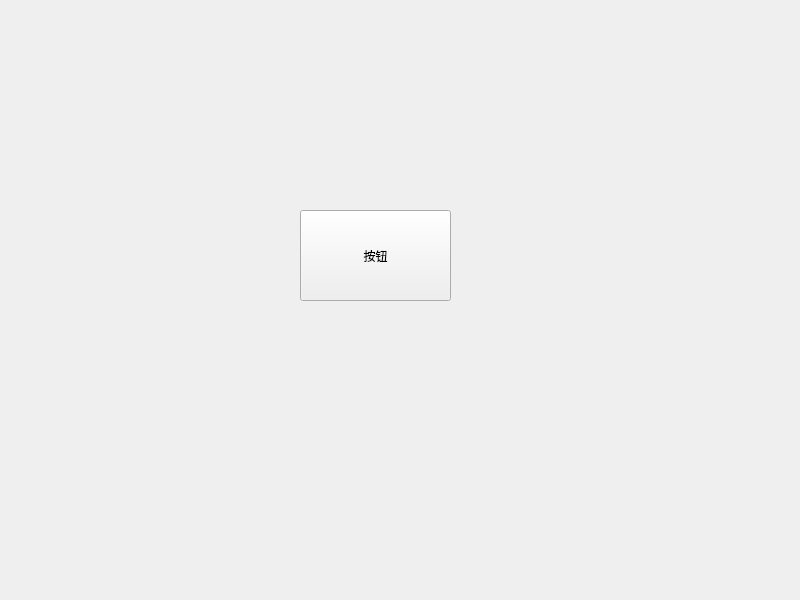
<?xml version="1.0" encoding="UTF-8"?>
<ui version="4.0">
 <class>Widget</class>
 <widget class="QWidget" name="Widget">
  <property name="geometry">
   <rect>
    <x>0</x>
    <y>0</y>
    <width>800</width>
    <height>600</height>
   </rect>
  </property>
  <property name="windowTitle">
   <string>Widget</string>
  </property>
  <widget class="QPushButton" name="pushButton">
   <property name="geometry">
    <rect>
     <x>300</x>
     <y>210</y>
     <width>151</width>
     <height>91</height>
    </rect>
   </property>
   <property name="cursor">
    <cursorShape>ArrowCursor</cursorShape>
   </property>
   <property name="text">
    <string>按钮</string>
   </property>
  </widget>
 </widget>
 <resources/>
 <connections/>
</ui>
